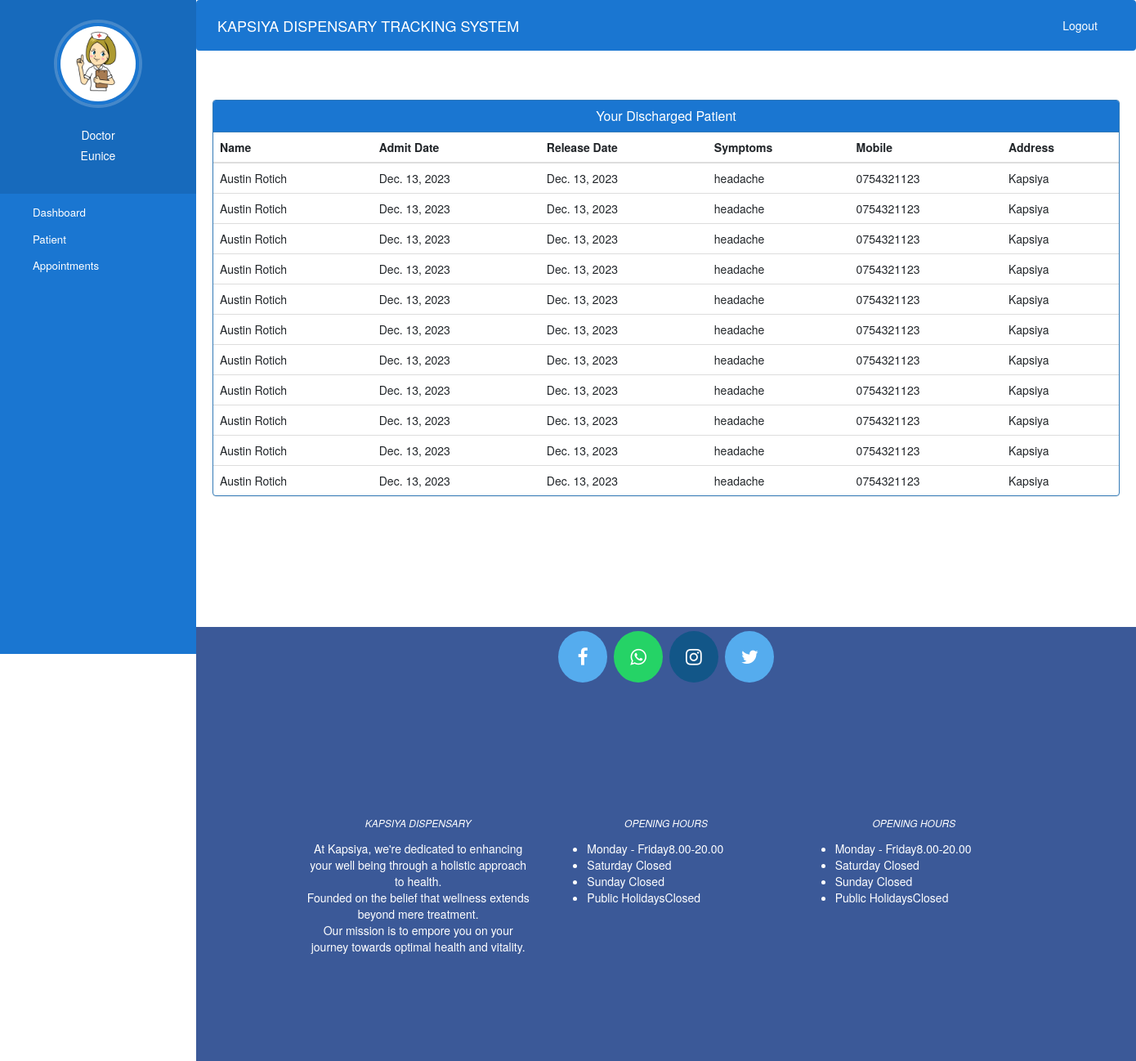
The page /doctor-view-discharge-patient (signed in) on the database as committed earlier.
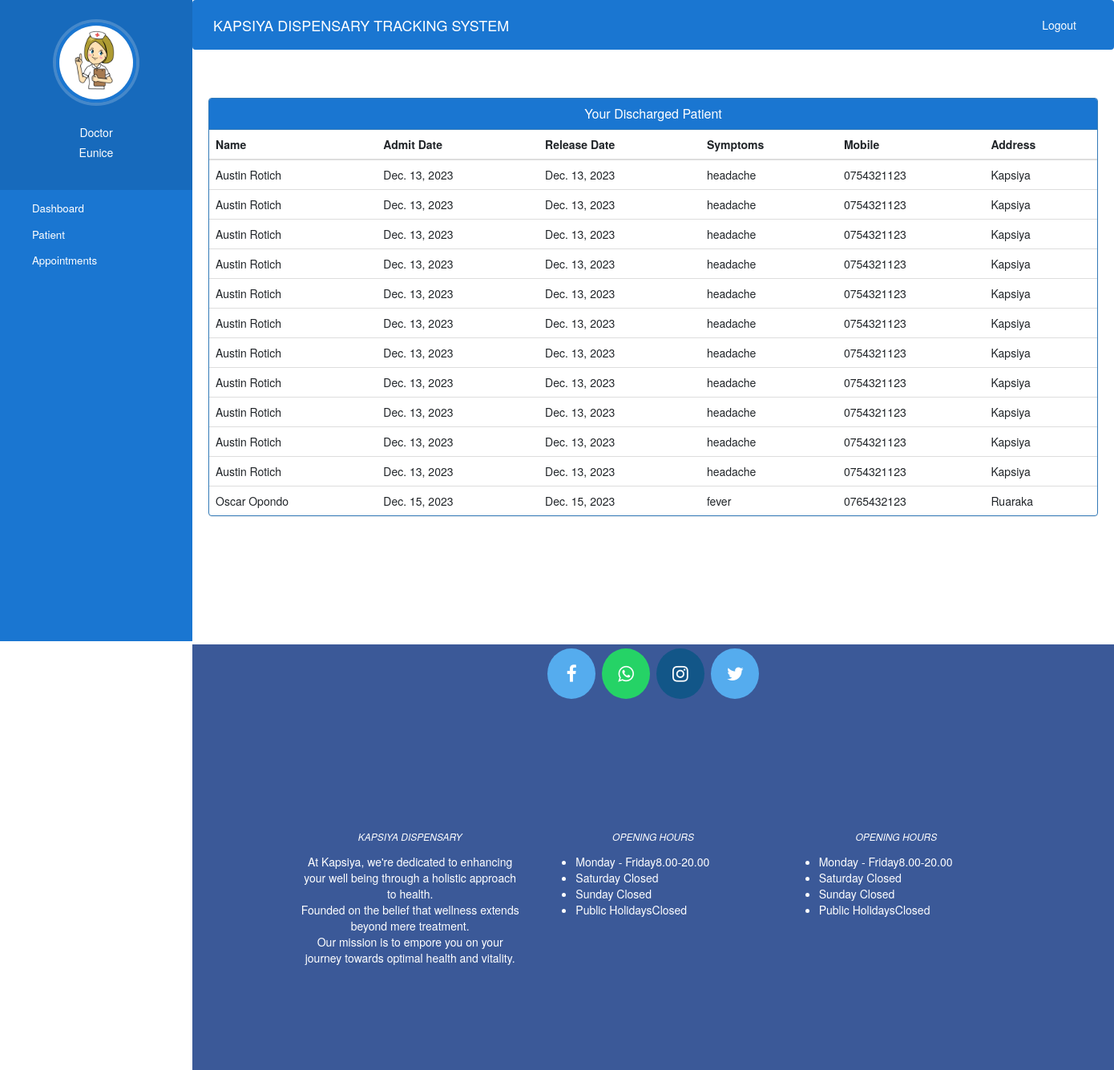
The same page on the database as committed later.
### kapsiya/models.py (models this page shows)
class PatientDischargeDetails(models.Model):
    patientId = models.PositiveIntegerField(null=True)
    patientName = models.CharField(max_length=40)
    assignedDoctorName=models.CharField(max_length=40)
    address = models.CharField(max_length=40)
    mobile = models.CharField(max_length=20, null=True)
    symptoms = models.CharField(max_length=100, null=True)
    admitDate = models.DateField(null=False)
    releaseDate=models.DateField(null=False)
    daySpent = models.PositiveIntegerField(null=False)
    roomCharge = models.PositiveIntegerField(null=False)
    medicineCost = models.PositiveIntegerField(null=False)
    doctorFee = models.PositiveIntegerField(null=False)
    OtherCharge= models.PositiveIntegerField(null=False)
    total = models.PositiveIntegerField(null=False)

### kapsiya/views.py (the view)
# urls.py: path('doctor-view-discharge-patient',views.doctor_view_discharge_patient_view,name='doctor-view-discharge-patient'),
@login_required(login_url='doctorlogin')
@user_passes_test(is_doctor)
def doctor_view_discharge_patient_view(request):
    dischargedpatients=models.PatientDischargeDetails.objects.all().distinct().filter(assignedDoctorName=request.user.first_name)
    doctor=models.Nurse.objects.get(user_id=request.user.id) #for profile picture of doctor in sidebar
    return render(request,'doctor_view_discharge_patient.html',{'dischargedpatients':dischargedpatients,'doctor':doctor})

### kapsiya/views.py (called while the page is built)
def is_doctor(user):
    return user.groups.filter(name='NURSE').exists()

### kapsiya/templates/doctor_view_discharge_patient.html (shortened to what this page needs)
{% extends 'doctor_base.html' %}
{% block content %}
{%load static%}
<head>
  <link href="//netdna.bootstrapcdn.com/bootstrap/3.0.0/css/bootstrap.min.css" rel="stylesheet" id="bootstrap-css">
</head>
<div class="container">
  <div class="panel panel-primary">
    <div class="panel-heading" style="background-color: #1a76d1;">
      <h6 class="panel-title">Your Discharged Patient</h6>
    </div>
    <table class="table table-hover" id="dev-table">
      <thead>
        <tr>
          <th>Name</th>
          <th>Admit Date</th>
          <th>Release Date</th>
          <th>Symptoms</th>
          <th>Mobile</th>
          <th>Address</th>
        </tr>
      </thead>
      {% for p in dischargedpatients %}
      <tr>
        <td> {{p.patientName}}</td>
        <td>{{p.admitDate}}</td>
        <td>{{p.releaseDate}}</td>
        <td>{{p.symptoms}}</td>
        <td>{{p.mobile}}</td>
        <td>{{p.address}}</td>
      </tr>
      {% endfor %}
    </table>
  </div>
</div>
{% endblock content %}

Rows that differ between the two databases and show on the page:
added PatientDischargeDetails: patientName "Oscar Opondo", admitDate "Dec. 15, 2023", releaseDate "Dec. 15, 2023", symptoms "fever", mobile "0765432123", address "Ruaraka"
